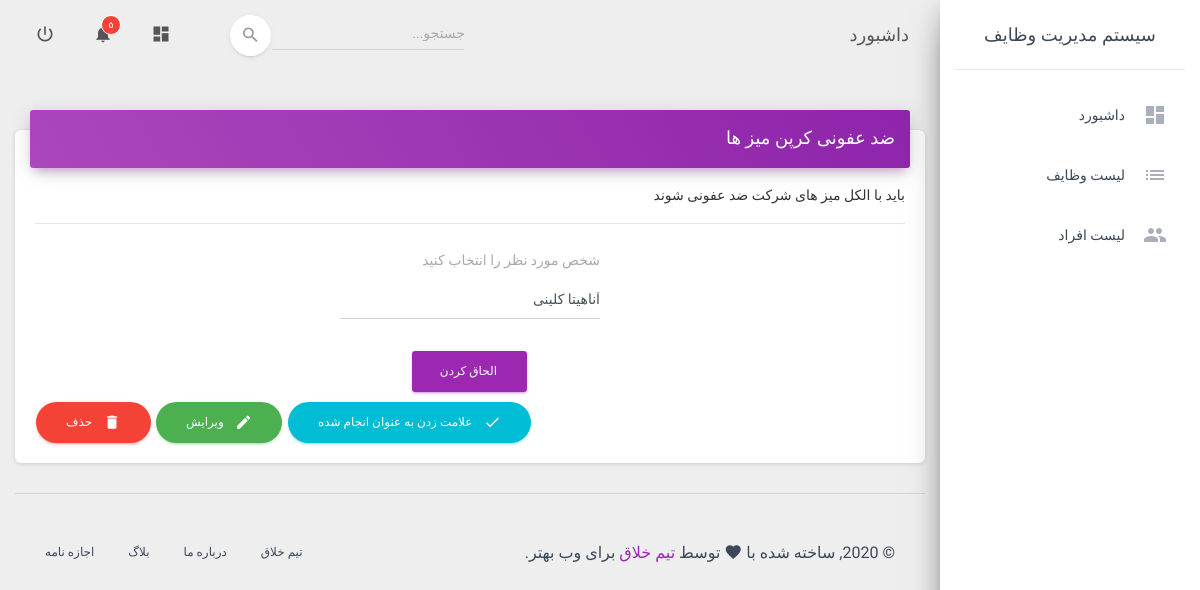
Screenshot of /app/tasks/1 with the database file from the repository.
### app/models.py (models this page shows, shortened)
class tasks(models.Model):
    title = models.CharField(max_length=250)
    description = models.TextField()
    done = models.BooleanField(default=0)
    created_at = models.DateTimeField(auto_now_add=True , auto_now=False)
    updated_at = models.DateTimeField(auto_now=True,auto_now_add=False)
    assigned = models.ForeignKey(person,on_delete=models.SET_NULL , blank=True, null=True)

### app/views.py (the view)
# urls.py: path('tasks/<int:id>', views.show_task , name= 'show_task'),
def show_task(request,id):
    task = get_object_or_404(models.tasks , id = id)
    persons = models.person.objects.all()
    contex = {'task':task , 'persons':persons}
    return render(request,'tasks/show_task.html',contex)

### app/templates/tasks/show_task.html (shortened to what this page needs)
{% extends "master.html" %}
{% block content %}
    <div class="card">
        <div class="card-header card-header-primary">
			<h4 class="card-title "> {{task.title}} </h4>
		</div>
        <div class="card-body">
            <p> {{task.description}} </p>
            <hr>
            <form class="row justify-content-center" action="{% url 'assign' task.id %}" method="POST">
                <div class="col-md-4">
                    <div class="form-group">
                        <label for="person"> شخص مورد نظر را انتخاب کنید </label>
                        <select class="form-control" name="person_id" id="person" required>
                            {% for person in persons  %}
                                <option value="{{person.id}}" {% ifequal person.id task.assigned_id %} selected {% endifequal %} >
                                    {{person.name}}
                                </option>
                            {% endfor %}
                        </select>
                    </div>
                </div>
                <div class="col-md-2">
                    <button type="submit" class="btn btn-primary btn-block"> الحاق کردن </button>
                </div>
            </form>
            <div class="text-left">
                <a href="#" class="btn btn-info btn-round">
                    <i class="material-icons mr-2">check</i> علامت زدن به عنوان انجام شده
                </a>
                <a href="{% url 'edit_task' task.id %}" class="btn btn-success btn-round">
                    <i class="material-icons mr-2">edit</i> ویرایش
                </a>
                <a href="#" class="btn btn-danger btn-round">
                    <i class="material-icons mr-2">delete</i> حذف
                </a>
            </div>
        </div>
    </div>
{% endblock %}

### static/css/material-dashboard-rtl.css (style rules this page uses)
html[dir="rtl"] { text-align: right; direction: rtl; }
html[dir="rtl"] .mr-2, html[dir="rtl"] .mx-2 { margin-right: 0 !important; margin-left: 0.5rem !important; }
html[dir="rtl"] body { text-align: right; }
html[dir="rtl"] .card .card-body, html[dir="rtl"] .card .card-footer { direction: rtl; }

### app/templates/master.html (style rules this page uses)
body, h1, h2, h3, h4, h5, h6, .h1, .h2, .h3, .h4 { font-family: "Cairo"; }

### rows the page displays
tasks: title "ضد عفونی کرپن میز ها", description "باید با الکل میز های شرکت ضد عفونی شوند"

### other values shown
form field person_id "آناهیتا کلینی"
